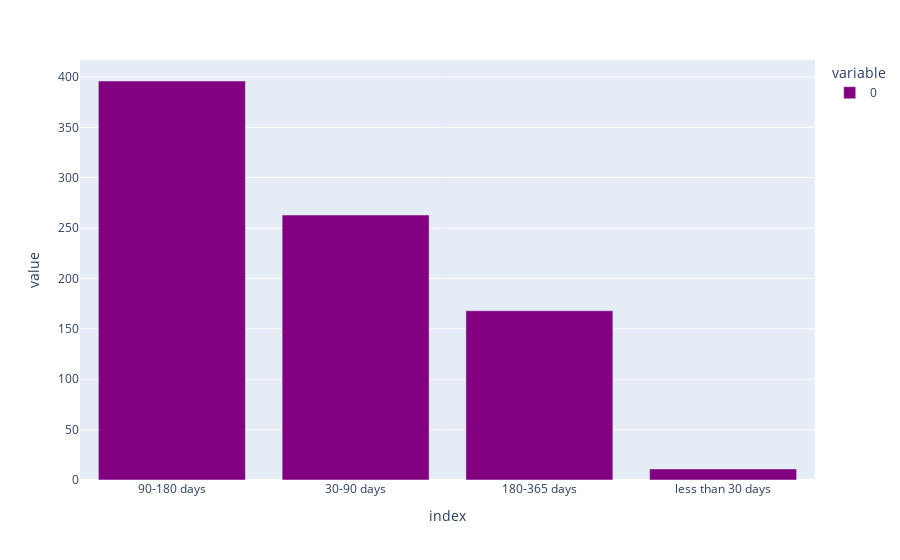

Notebook code cell kept with this figure:
### Markdown cell above
Ответ: 263

### Code cell
fig = px.bar(category_create.value_counts(), color_discrete_sequence=["purple"])
fig

### Figure 1 — Plotly figure (JSON) as saved in the notebook; plotly's stock layout.template omitted (floating-point values rounded to 4 significant figures)
{"data": [{"alignmentgroup": "True", "hovertemplate": "variable=0<br>index=%{x}<br>value=%{y}<extra></extra>", "legendgroup": "0", "marker": {"color": "purple", "pattern": {"shape": ""}}, "name": "0", "offsetgroup": "0", "orientation": "v", "showlegend": true, "textposition": "auto", "type": "bar", "x": ["90-180 days", "30-90 days", "180-365 days", "less than 30 days"], "xaxis": "x", "y": [396, 263, 168, 11], "yaxis": "y"}], "layout": {"barmode": "relative", "legend": {"title": {"text": "variable"}, "tracegroupgap": 0}, "margin": {"t": 60}, "xaxis": {"anchor": "y", "domain": [0, 1], "title": {"text": "index"}}, "yaxis": {"anchor": "x", "domain": [0, 1], "title": {"text": "value"}}}}
